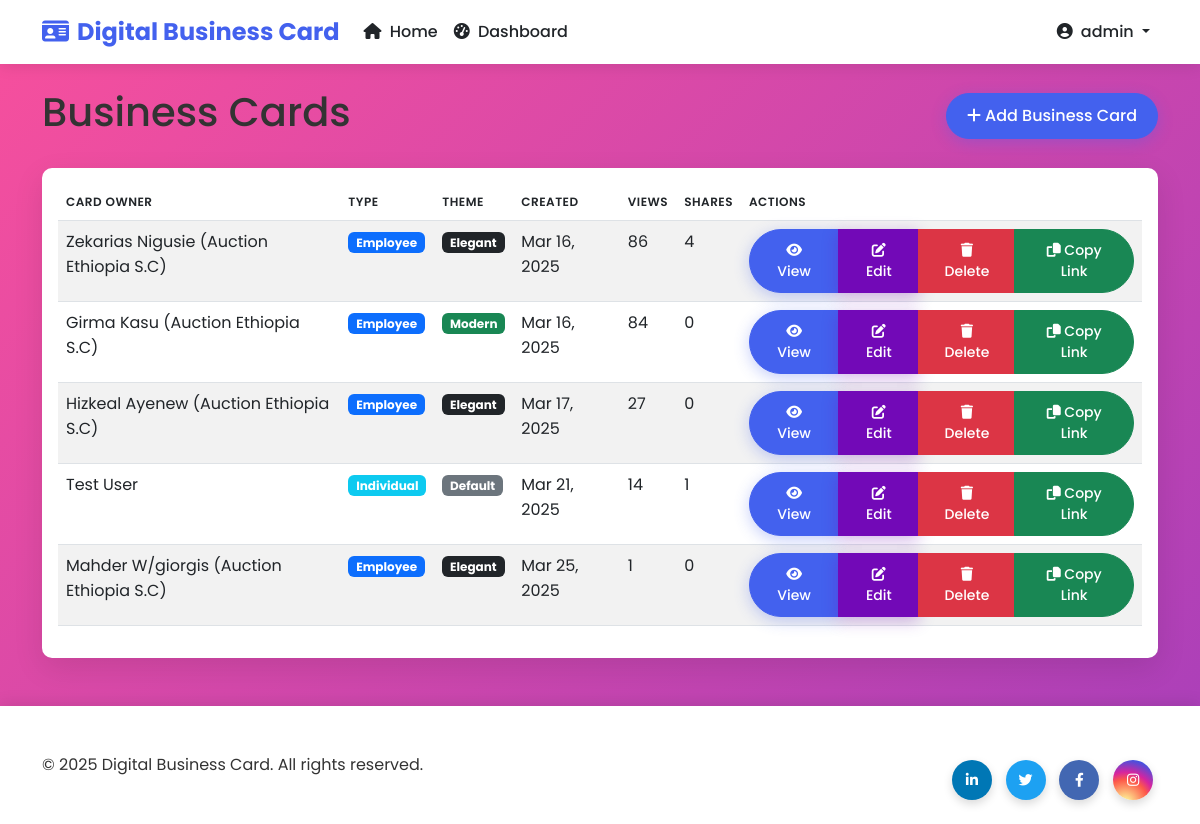
The app's page /dashboard/cards/ (signed in), older data.
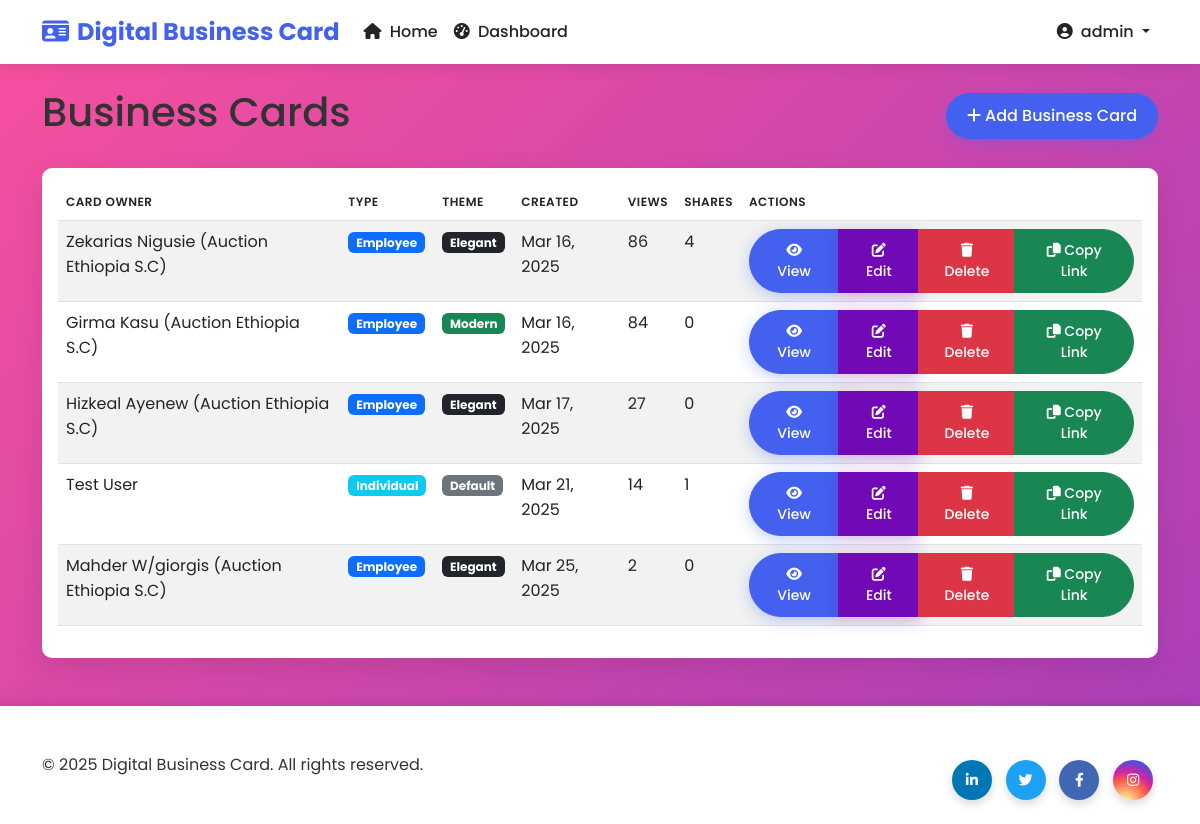
The same page, newer data.
### cards/models.py (models this page shows, shortened)
class BusinessCard(models.Model):
    THEME_CHOICES = [
        ('default', 'Default'),
        ('elegant', 'Elegant'),
        ('modern', 'Modern'),
    ]
    uuid = models.UUIDField(default=uuid.uuid4, editable=False, unique=True)
    employee = models.OneToOneField(Employee, on_delete=models.CASCADE, null=True, blank=True, related_name='business_card')
    individual_client = models.OneToOneField(IndividualClient, on_delete=models.CASCADE, null=True, blank=True, related_name='business_card')
    qr_code = models.ImageField(upload_to='qr_codes/', blank=True)
    views = models.PositiveIntegerField(default=0)
    shares = models.PositiveIntegerField(default=0)
    last_viewed = models.DateTimeField(auto_now=True)
    created_at = models.DateTimeField(auto_now_add=True)
    theme = models.CharField(max_length=20, choices=THEME_CHOICES, default='default')

class Employee(models.Model):
    company = models.ForeignKey(Company, on_delete=models.CASCADE, related_name='employees')
    name = models.CharField(max_length=100)
    job_title = models.CharField(max_length=100)
    phone = models.CharField(max_length=20)
    email = models.EmailField()
    profile_picture = models.ImageField(upload_to='employee_pics/', blank=True)
    linkedin = models.URLField(blank=True)
    twitter = models.URLField(blank=True)
    facebook = models.URLField(blank=True)
    instagram = models.URLField(blank=True)
    created_at = models.DateTimeField(auto_now_add=True)

class Company(models.Model):
    name = models.CharField(max_length=100)
    logo = models.ImageField(upload_to='company_logos/', blank=True)
    address = models.CharField(max_length=200, blank=True)
    phone = models.CharField(max_length=20, blank=True)
    email = models.EmailField(blank=True)
    website = models.URLField(blank=True)
    created_at = models.DateTimeField(auto_now_add=True)
    class Meta:
        verbose_name_plural = "Companies"

### cards/views.py (the view)
# urls.py: path('dashboard/cards/', views.card_list, name='card_list'),
@login_required
def card_list(request):
    cards = BusinessCard.objects.all()
    context = {
        'cards': cards
    }
    return render(request, 'cards/card_list.html', context)

### cards/templates/cards/card_list.html (shortened to what this page needs)
{% extends 'cards/base.html' %}
{% block content %}
<div class="d-flex justify-content-between align-items-center mb-4">
    <h1>Business Cards</h1>
    <a href="{% url 'card_create' %}" class="btn btn-primary">
        <i class="fas fa-plus"></i> Add Business Card
    </a>
</div>
<div class="toast-container position-fixed bottom-0 end-0 p-3">
</div>
<div class="card">
    <div class="card-body">
        <div class="table-responsive">
            <table class="table table-striped">
                <thead>
                    <tr>
                        <th>Card Owner</th>
                        <th>Type</th>
                        <th>Theme</th>
                        <th>Created</th>
                        <th>Views</th>
                        <th>Shares</th>
                        <th>Actions</th>
                    </tr>
                </thead>
                <tbody>
                    {% for card in cards %}
                    <tr>
                        <td>
                            {% if card.employee %}
                                {{ card.employee.name }} ({{ card.employee.company.name }})
                            {% else %}
                                {{ card.individual_client.name }}
                            {% endif %}
                        </td>
                        <td>
                            {% if card.employee %}
                                <span class="badge bg-primary">Employee</span>
                            {% else %}
                                <span class="badge bg-info">Individual</span>
                            {% endif %}
                        </td>
                        <td>
                            {% if card.theme == 'default' %}
                                <span class="badge bg-secondary">Default</span>
                            {% elif card.theme == 'elegant' %}
                                <span class="badge bg-dark">Elegant</span>
                            {% elif card.theme == 'modern' %}
                                <span class="badge bg-success">Modern</span>
                            {% else %}
                                <span class="badge bg-light text-dark">{{ card.theme|title }}</span>
                            {% endif %}
                        </td>
                        <td>{{ card.created_at|date:"M d, Y" }}</td>
                        <td>{{ card.views }}</td>
                        <td>{{ card.shares }}</td>
                        <td>
                            <div class="btn-group">
                                <a href="{% url 'card_detail' card.uuid %}" class="btn btn-sm btn-primary">
                                    <i class="fas fa-eye"></i> View
                                </a>
                                <a href="{% url 'card_edit' card.id %}" class="btn btn-sm btn-secondary">
                                    <i class="fas fa-edit"></i> Edit
                                </a>
                                <a href="{% url 'card_delete' card.id %}" class="btn btn-sm btn-danger">
                                    <i class="fas fa-trash"></i> Delete
                                </a>
                                <button class="btn btn-sm btn-success copy-link" data-url="{{ request.scheme }}://{{ request.get_host }}{% url 'card_detail' card.uuid %}">
                                    <i class="fas fa-copy"></i> Copy Link
                                </button>
                            </div>
                        </td>
                    </tr>
                    {% empty %}
                    <tr>
                        <td colspan="7" class="text-center">No business cards available</td>
                    </tr>
                    {% endfor %}
                </tbody>
            </table>
        </div>
    </div>
</div>
{% endblock %}

Row changes from the older to the newer data that the page shows:
changed BusinessCard "Mar 25, 2025": views "1" → "2"
